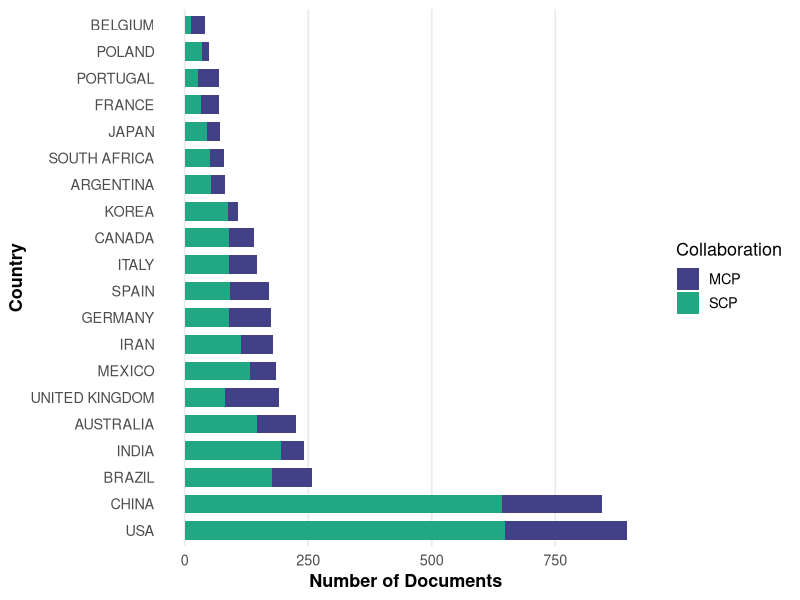
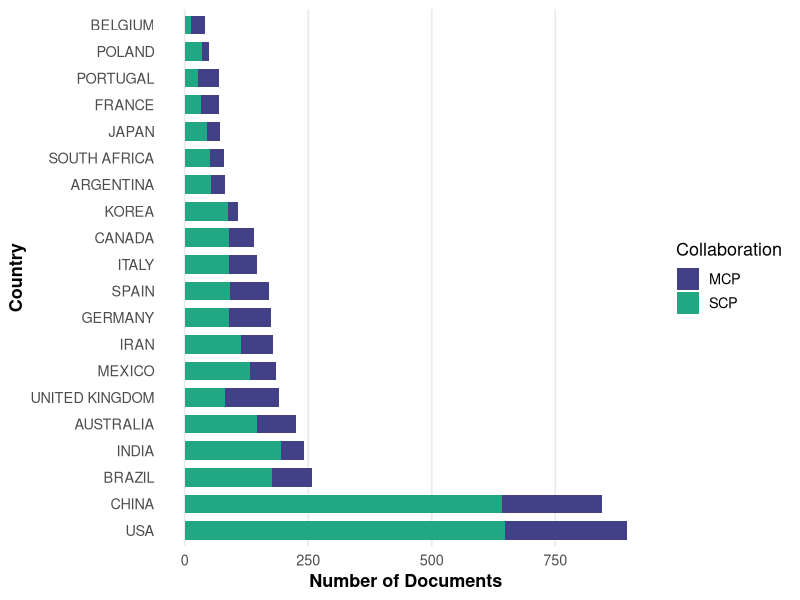

Write the R code that produced these figures, in order.
# =====================================================
# Figure A.12. Country-level distribution of SCP and MCP
# publications in ML-SDM research
#
# Description:
# This script generates a stacked bar chart showing the
# distribution of single-country publications (SCP) and
# multiple-country publications (MCP) among the top 20
# countries in ML-SDM research.
#
# Countries are ranked according to total publication
# output (SCP + MCP). SCP represents publications
# produced by authors from the same country, while MCP
# represents publications involving international
# collaboration.
#
# Input:
#   data/Processed/Most_Relevant_Countries.csv
#
# Output: Figures/Appendix_1.png
#
# Workflow:
#   1. Load required R packages.
#   2. Read country-level bibliometric statistics.
#   3. Extract country, SCP, MCP, and publication counts.
#   4. Calculate total publications (SCP + MCP).
#   5. Select the top 20 countries according to total output.
#   6. Reshape SCP and MCP data into long format.
#   7. Generate a stacked horizontal bar chart.
#   8. Export the final figure.
#
# =====================================================
# =========================
# 1. 加载包
# =========================
library(tidyverse)

# =========================
# 2. 读取数据
# =========================
df <- read.csv(
  "data/Processed/Most_Relevant_Countries.csv",
  skip = 1
  )
# 查看列名（确保结构）
str(df)
# =========================
# 3. 保留关键变量
# =========================
df <- df %>%
  select(Country, SCP, MCP, Articles)
# =========================
# 4. 计算总量 + 选Top20
# =========================
df_top20 <- df %>%
  mutate(Total = SCP + MCP) %>%
  arrange(desc(Total)) %>%
  slice(1:20)
# =========================
# 5. 转长格式
# =========================
df_long <- df_top20 %>%
  pivot_longer(
    cols = c(SCP, MCP),
    names_to = "Type",
    values_to = "Documents"
  )
# =========================
# 6. 国家排序（Top10从大到小）
# =========================
df_long$Country <- factor(
  df_long$Country,
  levels = df_top20$Country
)
# =========================
# 7. 配色
# =========================
pal <- c(
  "SCP" = "#22A785",
  "MCP" = "#424086"
)
# =========================
# 8. 画图
# =========================
p <- ggplot(df_long, aes(x = Documents, y = Country, fill = Type)) +
  geom_bar(stat = "identity", width = 0.7) +
  scale_fill_manual(values = pal) +
  labs(
    x = "Number of Documents",
    y = "Country",
    fill = "Collaboration"
  ) +
  theme_minimal(base_size = 13) +
  theme(
    panel.grid.major.y = element_blank(),
    panel.grid.minor = element_blank(),
    axis.title = element_text(face = "bold"),
    legend.position = "right"
  )

# =========================
# 9. 导出高清图
# =========================
ggsave(
  "Figures/Appendix_1.png",
  plot = p,
  width = 9,
  height = 6,
  dpi = 600
)

p
